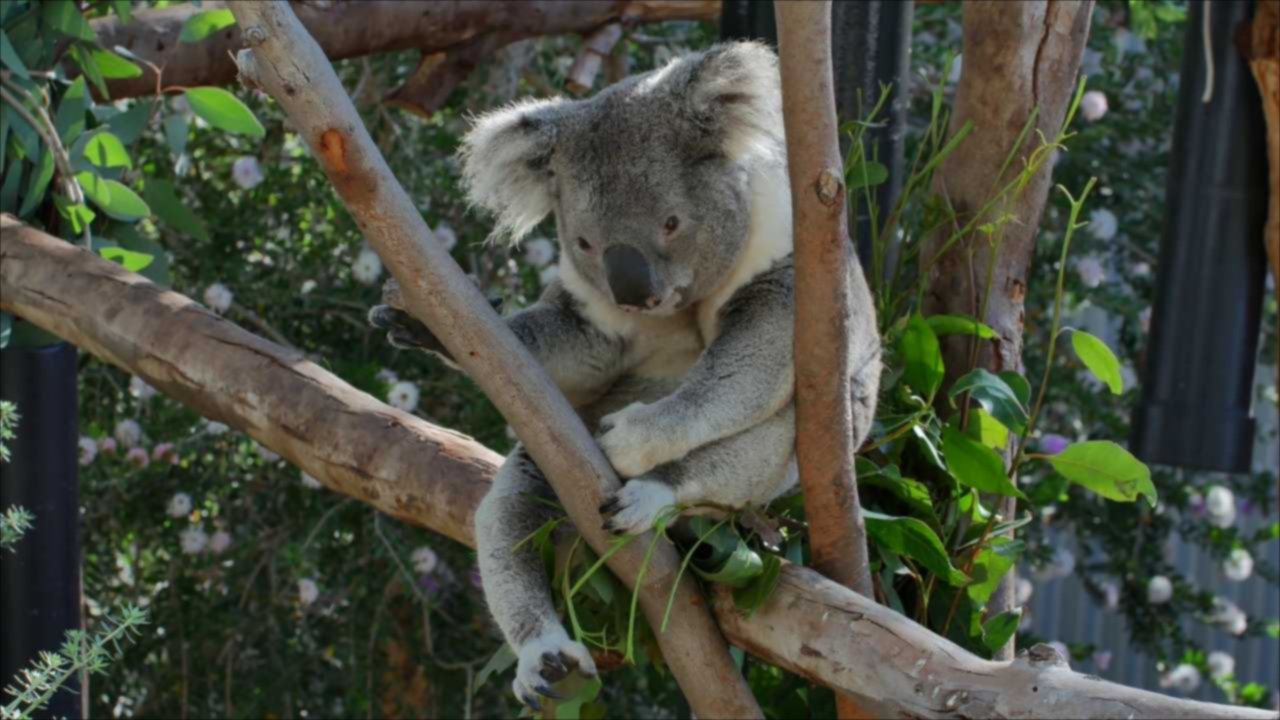
#> input picture l_image.jpg, 1280 x 720 px
$ python -i image_enhancer.py   (imports and definitions only)
#> lines starting #> are read from the running program, lines starting #| are printed output that depends on the picture
from PIL import Image, ImageEnhance, ImageFilter
import numpy as np

def enhance_image(image_path, output_path=None):
    """
    Enhance image quality using Pillow
    - Increases sharpness
    - Enhances contrast
    - Reduces noise
    """
#> called with image_path = 'l_image.jpg'
    img = Image.open(image_path)
#> img is the input picture: PIL image 1280x720 RGB; mean R, G, B 71.4, 75.9, 62.7

    # 1. Sharpen
    enhancer = ImageEnhance.Sharpness(img)
    img = enhancer.enhance(2.0)

    # 2. Increase contrast
    enhancer = ImageEnhance.Contrast(img)
    img = enhancer.enhance(1.3)
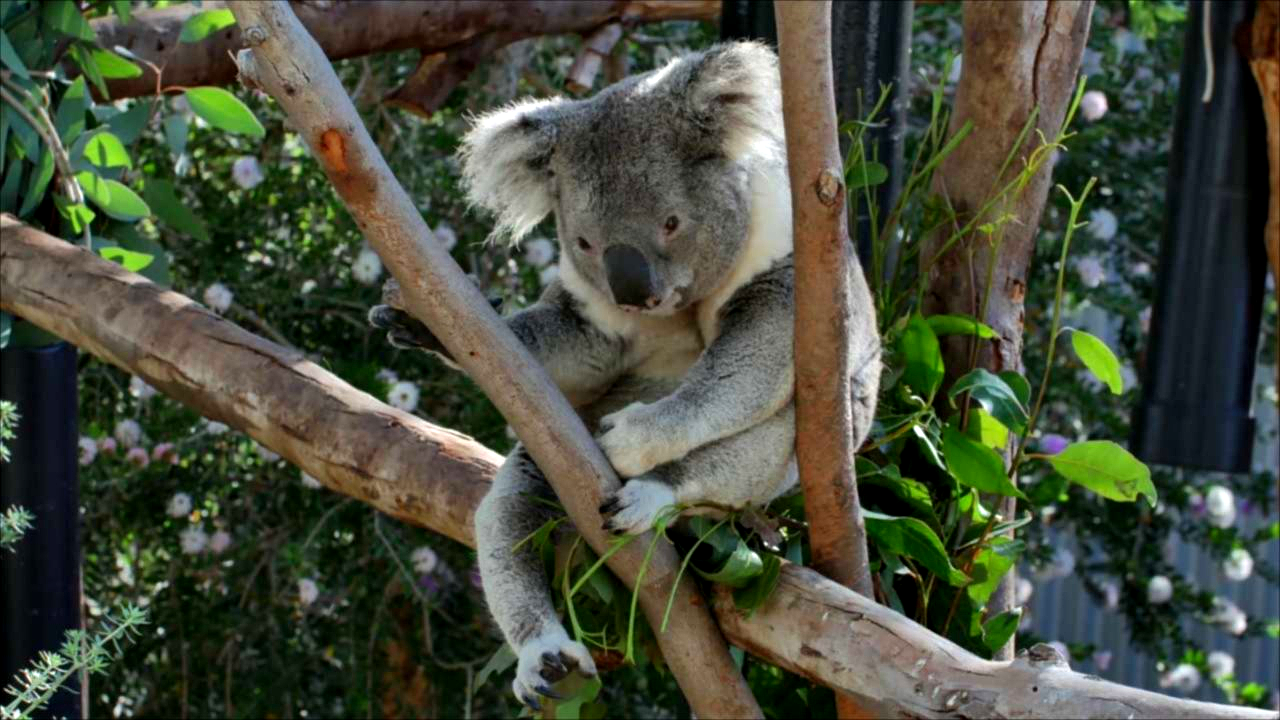
#> img: PIL image 1280x720 RGB; mean R, G, B 70.6, 76.4, 60

    # 3. Enhance color vibrancy
    enhancer = ImageEnhance.Color(img)
    img = enhancer.enhance(1.2)

    # 4. Slight brightness adjustment
    enhancer = ImageEnhance.Brightness(img)
    img = enhancer.enhance(1.1)
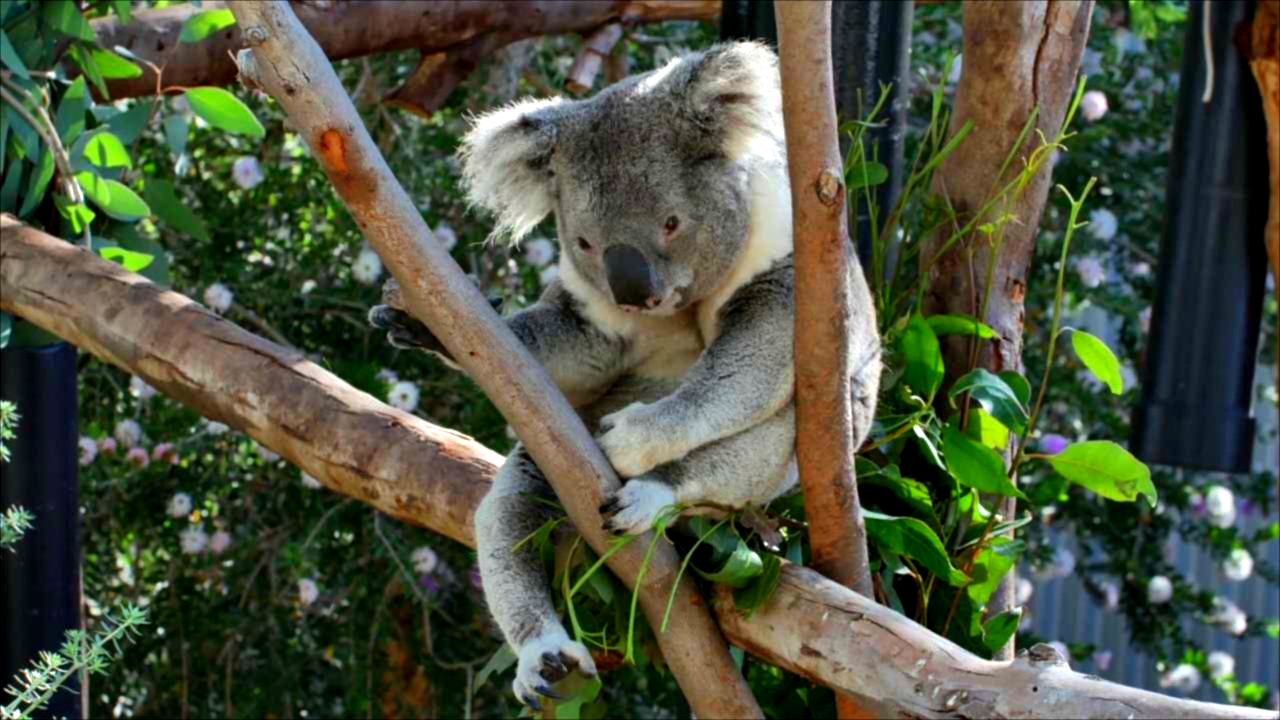
#> img: PIL image 1280x720 RGB; mean R, G, B 76.4, 83.9, 62.8

    # Save if output path provided
    if output_path:
        img.save(output_path, quality=95)

    return img

>>> result = enhance_image('l_image.jpg')

$ run again, on image.png
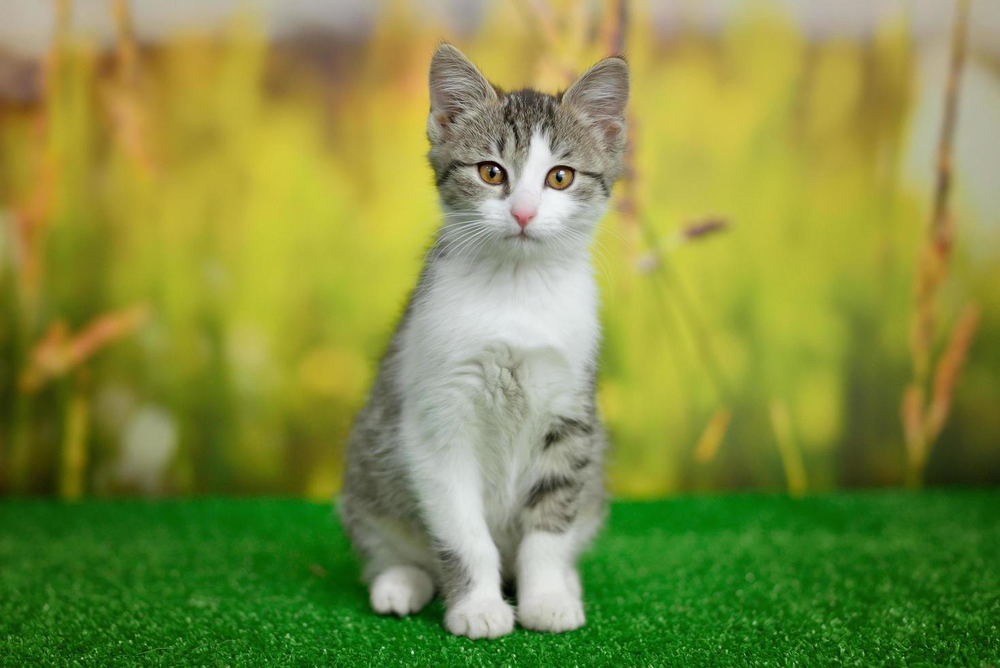
#> input picture image.png, 1000 x 668 px, shrunk from 1468 x 980 before the run
#> in enhance_image, img is the input picture: PIL image 1000x668 RGB; mean R, G, B 129.7, 142.6, 65.9
#> in enhance_image, `img = enhancer.enhance(1.2)`:
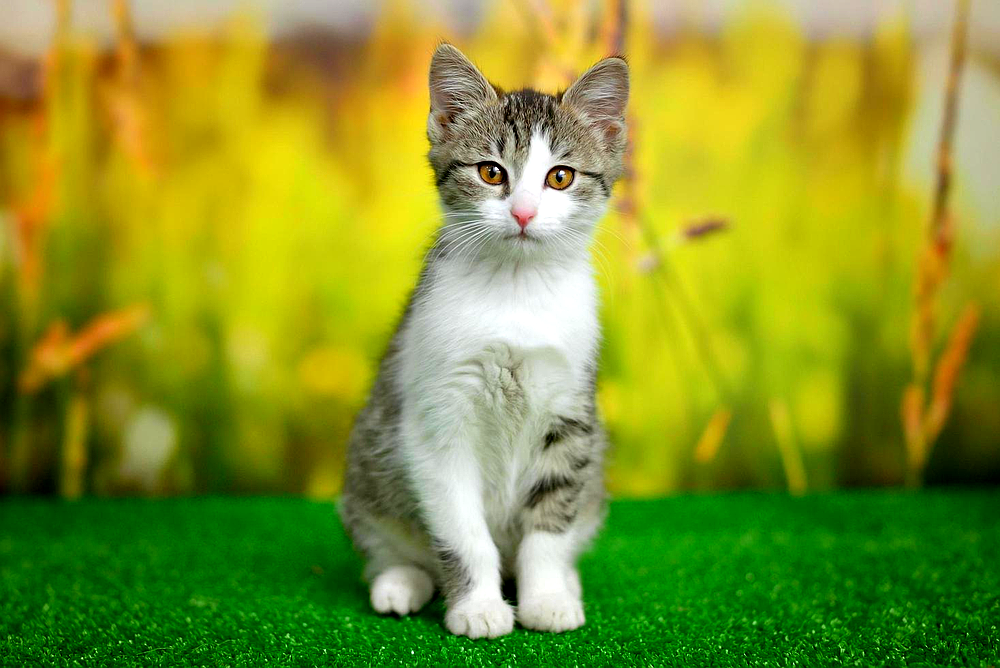
#> img: PIL image 1000x668 RGB; mean R, G, B 133, 148.5, 41.8
#> in enhance_image, `img = enhancer.enhance(1.1)`:
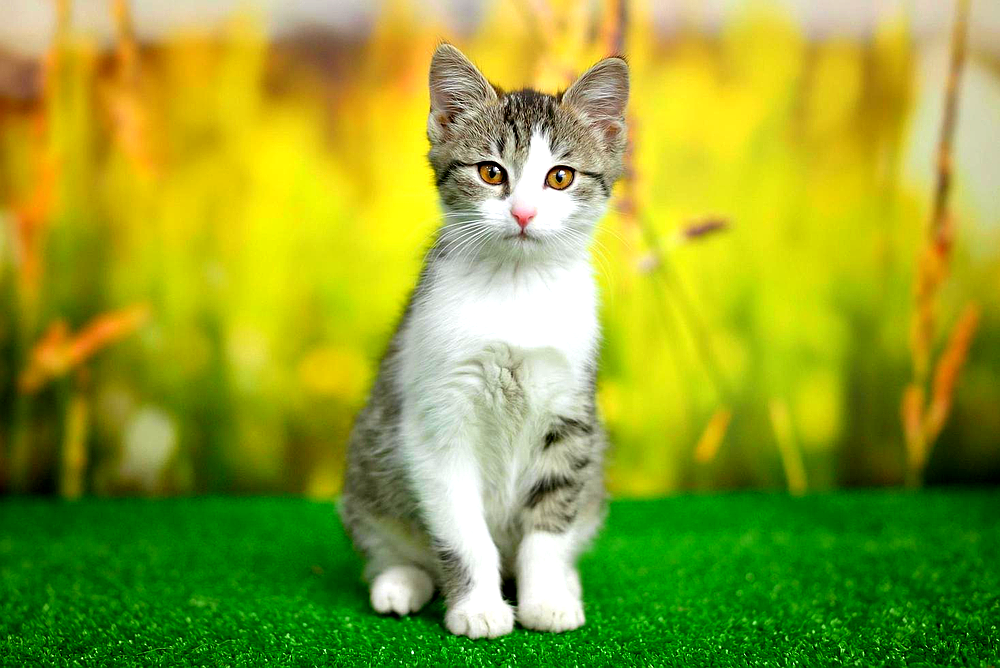
#> img: PIL image 1000x668 RGB; mean R, G, B 145.3, 162.4, 45.4
